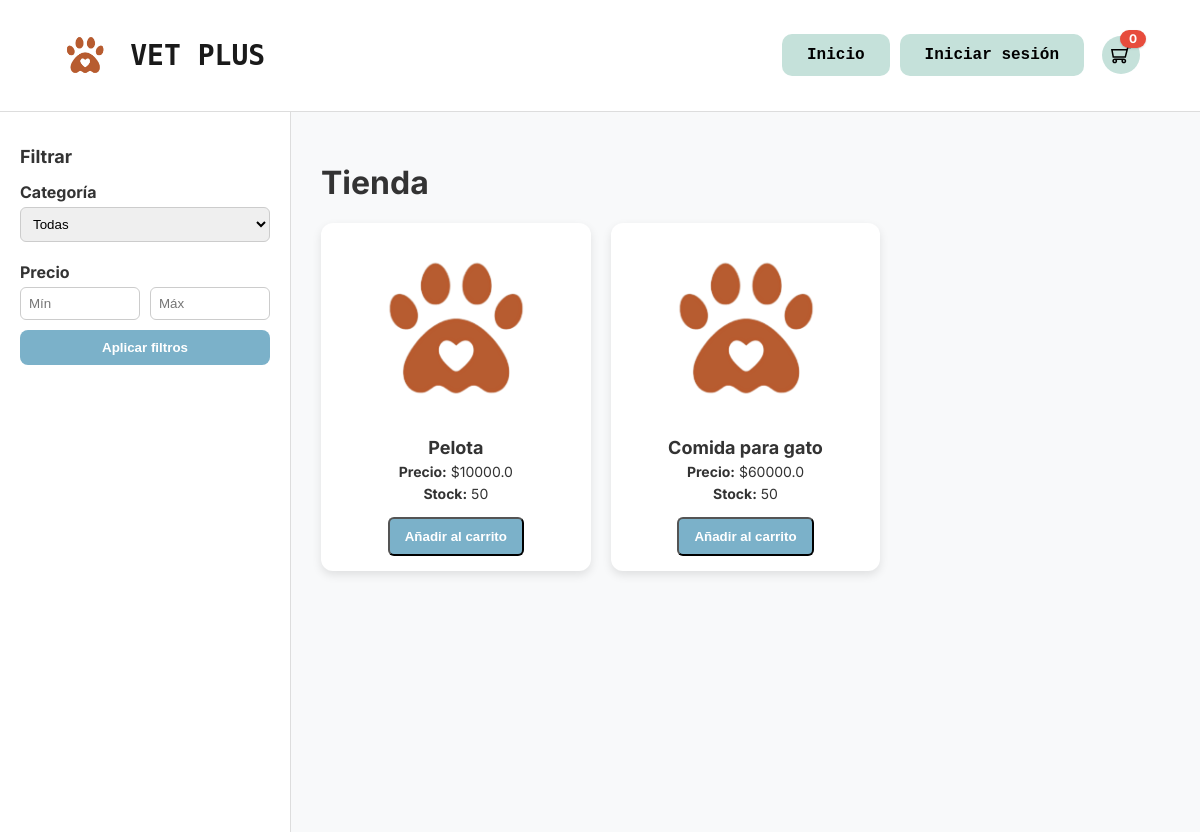
The page /tienda on the database as committed earlier.
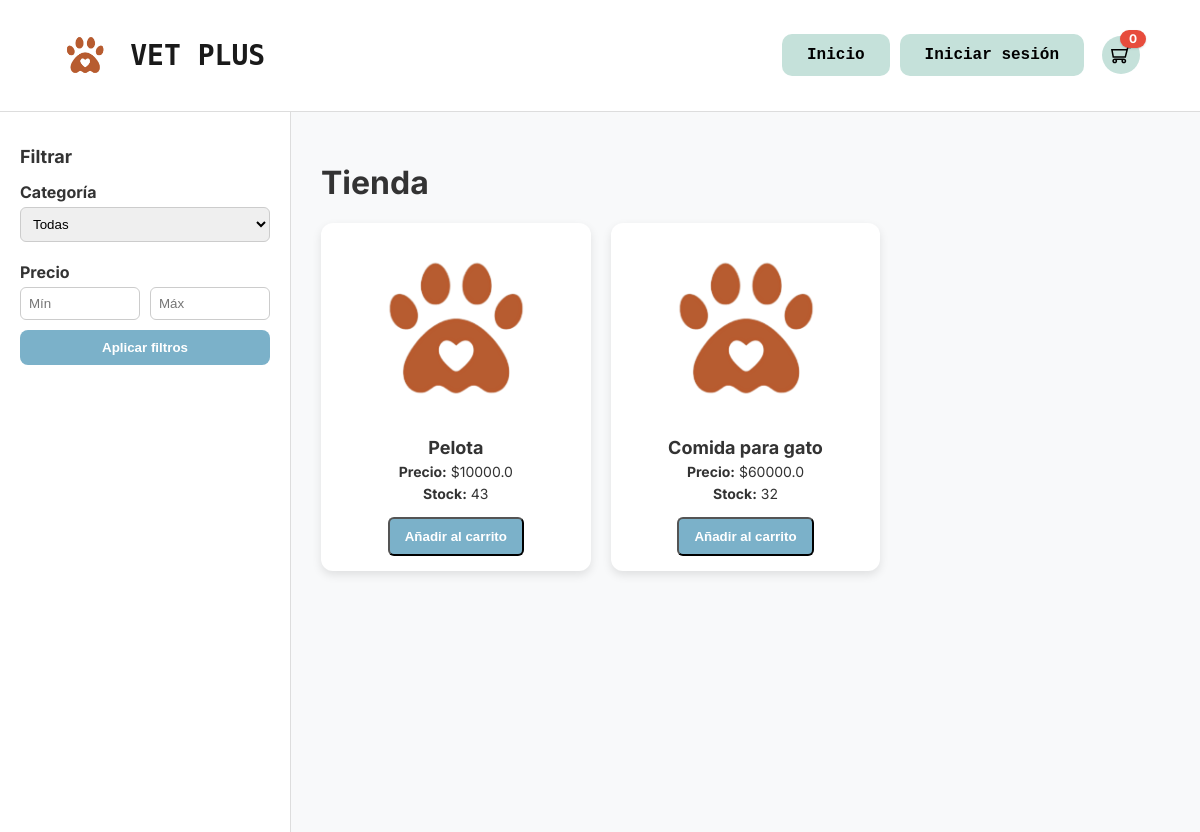
The same page on the database as committed later.
### vetplus/models.py (models this page shows)
class Product(db.Model):
    id = db.Column(db.Integer, primary_key = True)
    name = db.Column(db.String(100), nullable = False)
    description = db.Column(db.Text, nullable = False)
    price = db.Column(db.Float, nullable = False)
    stock = db.Column(db.Integer, nullable = False)
    category_id = db.Column(db.Integer, db.ForeignKey("category.id"), nullable = False)

### vetplus/routes/store.py (the view)
@store_bp.route("/tienda")
def tienda():
    category_id = request.args.get("category", type = int)
    min_price = request.args.get("min_price", type = float)
    max_price = request.args.get("max_price", type = float)
    query = Product.query
    if category_id:
        query = query.filter(Product.category_id == category_id)
    if min_price != None:
        query = query.filter(Product.price >= min_price)
    if max_price != None:
        query = query.filter(Product.price <= max_price)
    products = query.all()
    categories = Category.query.all()
    return render_template("store/store.html", products = products, categories = categories, category_id = category_id, min_price = min_price, max_price = max_price)

### templates/store/store.html (shortened to what this page needs)
<!DOCTYPE html>
<html lang="es">
<head>
</head>
<body>
    <header>
        <div class="logo">
            <img src="{{ url_for('static', filename='img/logo.png') }}" alt="Logo Vetplus" class="icono" height="50">
            <h1>VET PLUS</h1>
        </div>
        <nav>
            <a href="{{ url_for('main.home' )}}"><button class="btn">Inicio</button></a>
            {% if current_user.is_authenticated %}
            <a href="{{ url_for('main.dashboard' )}}"><button class="btn">Dashboard</button></a>
            {% else %}
            <a href="{{ url_for('auth.login') }}"><button class="btn">Iniciar sesión</button></a>
            {% endif %}
            <a href="{{ url_for('cart.view_cart') }}" class="cart-link" title="Ver carrito">
                <div class="cart-circle">
                </div>
                <span id="cart-count-badge" class="cart-badge">
                    {{ session.get('cart')|length if session.get('cart') else 0 }}
                </span>
            </a>
        </nav>
    </header>
    <div class="content">
        <aside>
            <h2>Filtrar</h2>
            <form method="GET" action="{{ url_for('store.tienda') }}">
                <label for="category">Categoría</label>
                <select name="category" id="category">
                    <option value="">Todas</option>
                </select>
                <label>Precio</label>
                <div class="price-filter">
                    <input type="number" name="min_price" placeholder="Mín"
                        value="{{ request.args.get('min_price', '') }}">
                    <input type="number" name="max_price" placeholder="Máx"
                        value="{{ request.args.get('max_price', '') }}">
                </div>
                <button type="submit">Aplicar filtros</button>
            </form>
        </aside>
        <main>
            <h1>Tienda</h1>
            <div class="products-grid">
                {% for product in products %}
                <div class="product-card">
                    <img src="{{ url_for('static', filename='img/logo.png') }}" alt="Imagen producto">
                    <h3>{{ product.name }}</h3>
                    <p><strong>Precio:</strong> ${{ product.price }}</p>
                    <p><strong>Stock:</strong> {{ product.stock }}</p>
                    <button class="btn-add" onclick="addToCart({{ product.id }})">Añadir al carrito</button>
                </div>
                {% endfor %}
            </div>
        </main>
    </div>
</body>
</html>

### templates/store/store.html (style rules this page uses)
body { margin: 0; font-family: 'Inter', sans-serif; background: #f8f9fa; color: #333; }
header { display: flex; justify-content: space-between; align-items: center; padding: 20px 60px; background: #fff; border-bottom: 1px solid #ddd; }
nav { display: flex; align-items: center; gap: 10px; }
.logo { display: flex; align-items: center; gap: 20px; }
.logo h1 { font-size: 28px; font-weight: bold; color: #1a1a1a; font-family: 'monospace', cursive, sans-serif; }
.btn { background-color: #c5e1da; border: none; padding: 12px 25px; border-radius: 10px; cursor: pointer; font-size: 16px; font-weight: bold; font-family: 'Lucida Console', monospace; transition: transform 0.2s ease, background 0.3s ease; }
.content { display: flex; min-height: calc(100vh - 80px); }
aside { width: 250px; background: #fff; border-right: 1px solid #ddd; padding: 20px; }
aside h2 { font-size: 18px; margin-bottom: 15px; }
aside form label { font-weight: bold; display: block; margin: 10px 0 5px; }
aside form select, aside form input { width: 100%; padding: 8px; margin-bottom: 10px; border-radius: 6px; border: 1px solid #ccc; }
.price-filter { display: flex; gap: 10px; }
.price-filter input { width: 100%; }
aside button { width: 100%; padding: 10px; border: none; background: #7bb1c9; color: #fff; font-weight: bold; border-radius: 8px; cursor: pointer; }
main { flex: 1; padding: 30px; }
.products-grid { display: grid; grid-template-columns: repeat(auto-fill, minmax(250px, 1fr)); gap: 20px; }
.product-card { background: #fff; border-radius: 12px; padding: 15px; box-shadow: 0px 4px 10px rgba(0, 0, 0, 0.1); text-align: center; }
.product-card img { width: 100%; height: 180px; object-fit: contain; margin-bottom: 10px; }
.product-card h3 { font-size: 18px; margin: 5px 0; }
.product-card p { margin: 5px 0; font-size: 14px; }
.btn-add { display: inline-block; margin-top: 10px; padding: 10px 15px; background: #7bb1c9; color: #fff; border-radius: 6px; text-decoration: none; font-weight: bold; transition: background 0.3s; }
.cart-link { position: relative; display: inline-flex; align-items: center; gap: 8px; text-decoration: none; color: inherit; margin-left: 8px; }
.cart-icon { width: 26px; height: 26px; color: #1a1a1a; display: block; }
.cart-badge { position: absolute; top: -6px; right: -6px; background: #e74c3c; color: #fff; font-weight: 700; font-size: 12px; line-height: 18px; min-width: 18px; height: 18px; padding: 0 4px; border-radius: 999px; display: inline-flex; align-items: center; justify-content: center; box-shadow: 0 1px 2px rgba(0, 0, 0, 0.15); }
.cart-circle { background: #c5e1da; border-radius: 50%; width: 38px; height: 38px; display: flex; align-items: center; justify-content: center; transition: transform 0.2s ease, background 0.3s ease; }
.cart-icon { width: 20px; height: 20px; display: block; }

Rows that differ between the two databases and show on the page:
changed Product "Pelota": stock "50" → "43"
changed Product "Comida para gato": stock "50" → "32"
